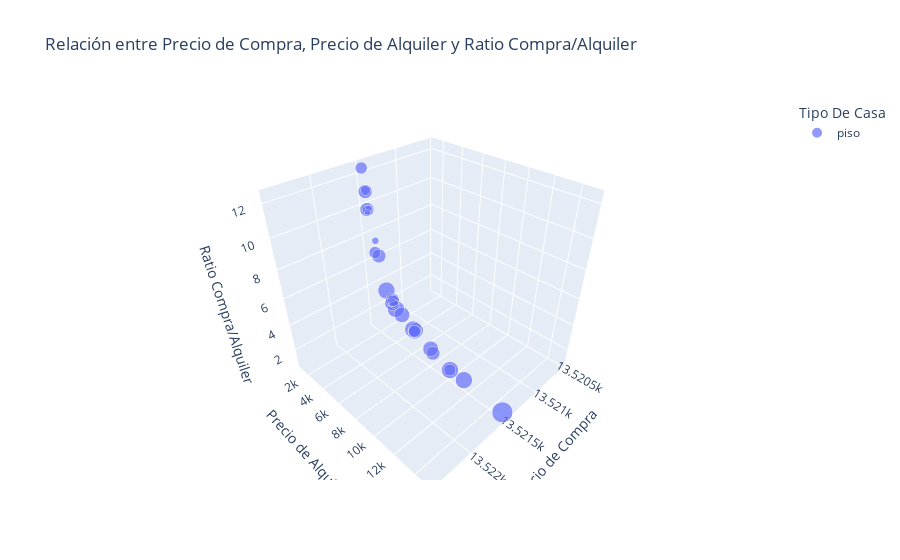

Write notebook code for a chart like this one.
### Code cell
# Asegúrate de que la columna 'Habitaciones' sea de tipo numérico
segmentacion['Habitaciones'] = pd.to_numeric(segmentacion['Habitaciones'], errors='coerce')
segmentacion = segmentacion.dropna(subset=['Habitaciones'])

fig_3d = px.scatter_3d(
    segmentacion,
    x='Precio_compra',
    y='Precio_alquiler',
    z='Ratio Compra/Alquiler',
    color='Tipo De Casa',
    size='Habitaciones',  # Tamaño de los puntos según el número de habitaciones
    title="Relación entre Precio de Compra, Precio de Alquiler y Ratio Compra/Alquiler",
    labels={'Precio_compra': 'Precio de Compra', 'Precio_alquiler': 'Precio de Alquiler', 'Ratio Compra/Alquiler': 'Ratio Compra/Alquiler'}
)
fig_3d.show()

### Figure 1 — Plotly figure (JSON) as saved in the notebook; plotly's stock layout.template omitted (floating-point values rounded to 4 significant figures)
{"data": [{"hovertemplate": "Tipo De Casa=piso<br>Precio de Compra=%{x}<br>Precio de Alquiler=%{y}<br>Ratio Compra/Alquiler=%{z}<br>Habitaciones=%{marker.size}<extra></extra>", "legendgroup": "piso", "marker": {"color": "#636efa", "size": [3, 2, 5, 3, 2, 4, 1, 4, 2, 1, 1, 3, 4, 6, 4, 3, 2, 5, 6, 5, 5, 6, 3, 4, 5, 4, 6, 3, 6, 9], "sizemode": "area", "sizeref": 0.0225, "symbol": "circle"}, "mode": "markers", "name": "piso", "scene": "scene", "showlegend": true, "type": "scatter3d", "x": [13520.0, 13520.0, 13520.0, 13520.0, 13520.0, 13520.0, 13520.0, 13520.0, 13520.0, 13520.0, 13520.0, 13520.0, 13520.0, 13520.0, 13520.0, 13520.0, 13520.0, 13520.0, 13520.0, 13520.0, 13520.0, 13520.0, 13520.0, 13520.0, 13520.0, 13520.0, 13520.0, 13520.0, 13520.0, 13520.0], "y": [2303.0, 2708.0, 2600, 1146.0, 1412.0, 1356.0, 1624.0, 1375, 1443.0, 1444.0, 2091.0, 1941, 2370.0, 3000, 3685.0, 3783.0, 3826.0, 3658.0, 4050, 4750, 6295, 6025, 6158.0, 6189.0, 7950, 8200, 10000, 10000, 11400, 15000], "z": [null, null, null, 12.37, 11.06, 10.98, 9.961, 9.834, 9.82, 9.654, 7.912, 7.014, 6.919, 4.507, 4.037, 4.036, 3.791, 3.784, 3.457, 3.294, 2.731, 2.678, 2.593, 2.541, 2.025, 1.788, 1.352, 1.352, 1.317, 0.9014]}], "layout": {"legend": {"itemsizing": "constant", "title": {"text": "Tipo De Casa"}, "tracegroupgap": 0}, "scene": {"domain": {"x": [0, 1], "y": [0, 1]}, "xaxis": {"title": {"text": "Precio de Compra"}}, "yaxis": {"title": {"text": "Precio de Alquiler"}}, "zaxis": {"title": {"text": "Ratio Compra/Alquiler"}}}, "title": {"text": "Relación entre Precio de Compra, Precio de Alquiler y Ratio Compra/Alquiler"}}}
